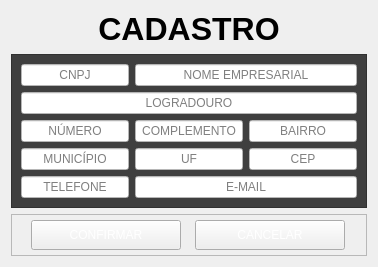
                <widget class="QWidget" name="tab_cadastro">
                 <attribute name="title">
                  <string>Cadastro</string>
                 </attribute>
                 <layout class="QVBoxLayout" name="verticalLayout_9">
                  <item>
                   <widget class="QLabel" name="label_title_page_cadastrar">
                    <property name="text">
                     <string>&lt;html&gt;&lt;head/&gt;&lt;body&gt;&lt;p align=&quot;center&quot;&gt;&lt;span style=&quot; font-size:24pt; font-weight:600;&quot;&gt;CADASTRO&lt;/span&gt;&lt;/p&gt;&lt;/body&gt;&lt;/html&gt;</string>
                    </property>
                   </widget>
                  </item>
                  <item>
                   <widget class="QFrame" name="frame_content_cadastro">
                    <property name="sizePolicy">
                     <sizepolicy hsizetype="Preferred" vsizetype="Expanding">
                      <horstretch>0</horstretch>
                      <verstretch>0</verstretch>
                     </sizepolicy>
                    </property>
                    <property name="maximumSize">
                     <size>
                      <width>887</width>
                      <height>16777215</height>
                     </size>
                    </property>
                    <property name="styleSheet">
                     <string notr="true">QLineEdit{
	background-color: rgb(255,255,255);
	font: 13pt &quot;Helvetica Neue&quot;;
}

QFrame{
	background-color: rgb(63,63,63);
}</string>
                    </property>
                    <property name="frameShape">
                     <enum>QFrame::StyledPanel</enum>
                    </property>
                    <property name="frameShadow">
                     <enum>QFrame::Raised</enum>
                    </property>
                    <layout class="QGridLayout" name="gridLayout">
                     <item row="3" column="2">
                      <widget class="QLineEdit" name="lineEdit_9_cep">
                       <property name="alignment">
                        <set>Qt::AlignCenter</set>
                       </property>
                       <property name="placeholderText">
                        <string>CEP</string>
                       </property>
                      </widget>
                     </item>
                     <item row="4" column="1" colspan="2">
                      <widget class="QLineEdit" name="lineEdit_11_email">
                       <property name="alignment">
                        <set>Qt::AlignCenter</set>
                       </property>
                       <property name="placeholderText">
                        <string>E-MAIL</string>
                       </property>
                      </widget>
                     </item>
                     <item row="2" column="2">
                      <widget class="QLineEdit" name="lineEdit_6_bairro">
                       <property name="alignment">
                        <set>Qt::AlignCenter</set>
                       </property>
                       <property name="placeholderText">
                        <string>BAIRRO</string>
                       </property>
                      </widget>
                     </item>
                     <item row="2" column="1">
                      <widget class="QLineEdit" name="lineEdit_5_complemento">
                       <property name="alignment">
                        <set>Qt::AlignCenter</set>
                       </property>
                       <property name="placeholderText">
                        <string>COMPLEMENTO</string>
                       </property>
                      </widget>
                     </item>
                     <item row="2" column="0">
                      <widget class="QLineEdit" name="lineEdit_4_numero">
                       <property name="sizePolicy">
                        <sizepolicy hsizetype="Expanding" vsizetype="Fixed">
                         <horstretch>0</horstretch>
                         <verstretch>0</verstretch>
                        </sizepolicy>
                       </property>
                       <property name="alignment">
                        <set>Qt::AlignCenter</set>
                       </property>
                       <property name="placeholderText">
                        <string>NÚMERO</string>
                       </property>
                      </widget>
                     </item>
                     <item row="3" column="1">
                      <widget class="QLineEdit" name="lineEdit_8_uf">
                       <property name="alignment">
                        <set>Qt::AlignCenter</set>
                       </property>
                       <property name="placeholderText">
                        <string>UF</string>
                       </property>
                      </widget>
                     </item>
                     <item row="3" column="0">
                      <widget class="QLineEdit" name="lineEdit_7_municipio">
                       <property name="sizePolicy">
                        <sizepolicy hsizetype="Expanding" vsizetype="Fixed">
                         <horstretch>0</horstretch>
                         <verstretch>0</verstretch>
                        </sizepolicy>
                       </property>
                       <property name="alignment">
                        <set>Qt::AlignCenter</set>
                       </property>
                       <property name="placeholderText">
                        <string>MUNICÍPIO</string>
                       </property>
                      </widget>
                     </item>
                     <item row="0" column="1" colspan="2">
                      <widget class="QLineEdit" name="lineEdit_2_nome_empresarial">
                       <property name="alignment">
                        <set>Qt::AlignCenter</set>
                       </property>
                       <property name="placeholderText">
                        <string>NOME EMPRESARIAL</string>
                       </property>
                      </widget>
                     </item>
                     <item row="1" column="0" colspan="3">
                      <widget class="QLineEdit" name="lineEdit_3_logradouro">
                       <property name="alignment">
                        <set>Qt::AlignCenter</set>
                       </property>
                       <property name="placeholderText">
                        <string>LOGRADOURO</string>
                       </property>
                      </widget>
                     </item>
                     <item row="0" column="0">
                      <widget class="QLineEdit" name="lineEdit_1_cnpj">
                       <property name="alignment">
                        <set>Qt::AlignCenter</set>
                       </property>
                       <property name="placeholderText">
                        <string>CNPJ</string>
                       </property>
                      </widget>
                     </item>
                     <item row="4" column="0">
                      <widget class="QLineEdit" name="lineEdit_10_telefone">
                       <property name="sizePolicy">
                        <sizepolicy hsizetype="Expanding" vsizetype="Fixed">
                         <horstretch>0</horstretch>
                         <verstretch>0</verstretch>
                        </sizepolicy>
                       </property>
                       <property name="alignment">
                        <set>Qt::AlignCenter</set>
                       </property>
                       <property name="placeholderText">
                        <string>TELEFONE</string>
                       </property>
                      </widget>
                     </item>
                    </layout>
                   </widget>
                  </item>
                  <item>
                   <widget class="QFrame" name="frame_page_cadastrar">
                    <property name="styleSheet">
                     <string notr="true">QPushButton:hover{
	border-radius: 5px;
	background-color: rgb(62, 62, 62);
}

QPushButton{
	color: rgb(255, 255, 255)
}</string>
                    </property>
                    <property name="frameShape">
                     <enum>QFrame::StyledPanel</enum>
                    </property>
                    <property name="frameShadow">
                     <enum>QFrame::Raised</enum>
                    </property>
                    <layout class="QHBoxLayout" name="horizontalLayout">
                     <property name="spacing">
                      <number>0</number>
                     </property>
                     <property name="leftMargin">
                      <number>5</number>
                     </property>
                     <property name="topMargin">
                      <number>5</number>
                     </property>
                     <property name="rightMargin">
                      <number>5</number>
                     </property>
                     <property name="bottomMargin">
                      <number>5</number>
                     </property>
                     <item>
                      <widget class="QPushButton" name="button_confirmar">
                       <property name="sizePolicy">
                        <sizepolicy hsizetype="Fixed" vsizetype="Fixed">
                         <horstretch>0</horstretch>
                         <verstretch>0</verstretch>
                        </sizepolicy>
                       </property>
                       <property name="minimumSize">
                        <size>
                         <width>0</width>
                         <height>30</height>
                        </size>
                       </property>
                       <property name="maximumSize">
                        <size>
                         <width>150</width>
                         <height>150</height>
                        </size>
                       </property>
                       <property name="cursor">
                        <cursorShape>PointingHandCursor</cursorShape>
                       </property>
                       <property name="text">
                        <string>CONFIRMAR</string>
                       </property>
                      </widget>
                     </item>
                     <item>
                      <widget class="QPushButton" name="button_cancelar">
                       <property name="sizePolicy">
                        <sizepolicy hsizetype="Fixed" vsizetype="Fixed">
                         <horstretch>0</horstretch>
                         <verstretch>0</verstretch>
                        </sizepolicy>
                       </property>
                       <property name="minimumSize">
                        <size>
                         <width>0</width>
                         <height>30</height>
                        </size>
                       </property>
                       <property name="maximumSize">
                        <size>
                         <width>150</width>
                         <height>150</height>
                        </size>
                       </property>
                       <property name="cursor">
                        <cursorShape>PointingHandCursor</cursorShape>
                       </property>
                       <property name="text">
                        <string>CANCELAR</string>
                       </property>
                      </widget>
                     </item>
                    </layout>
                   </widget>
                  </item>
                 </layout>
                </widget>
